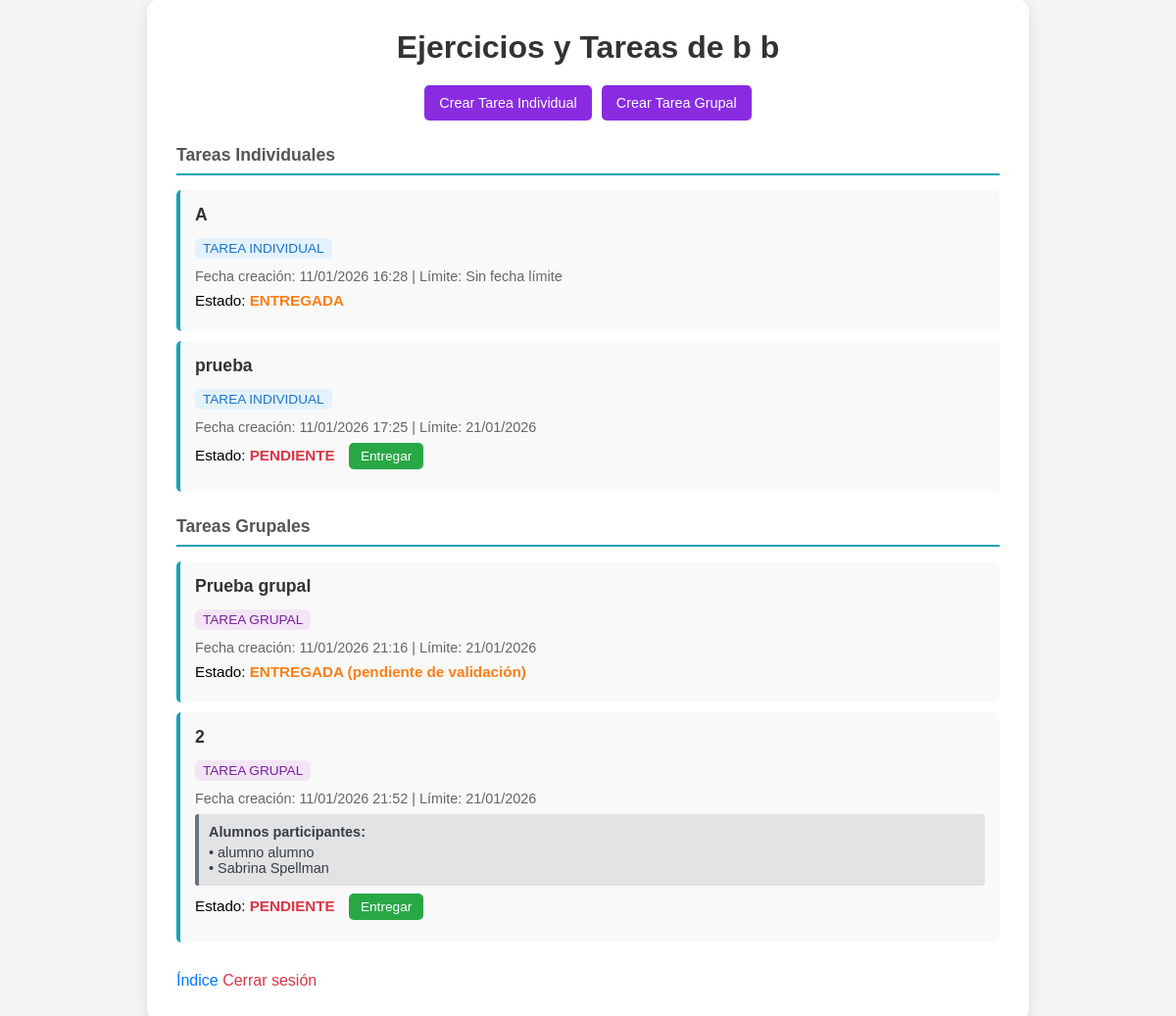
Before: /ejercicios-alumnos/ (signed in) with the older database file.
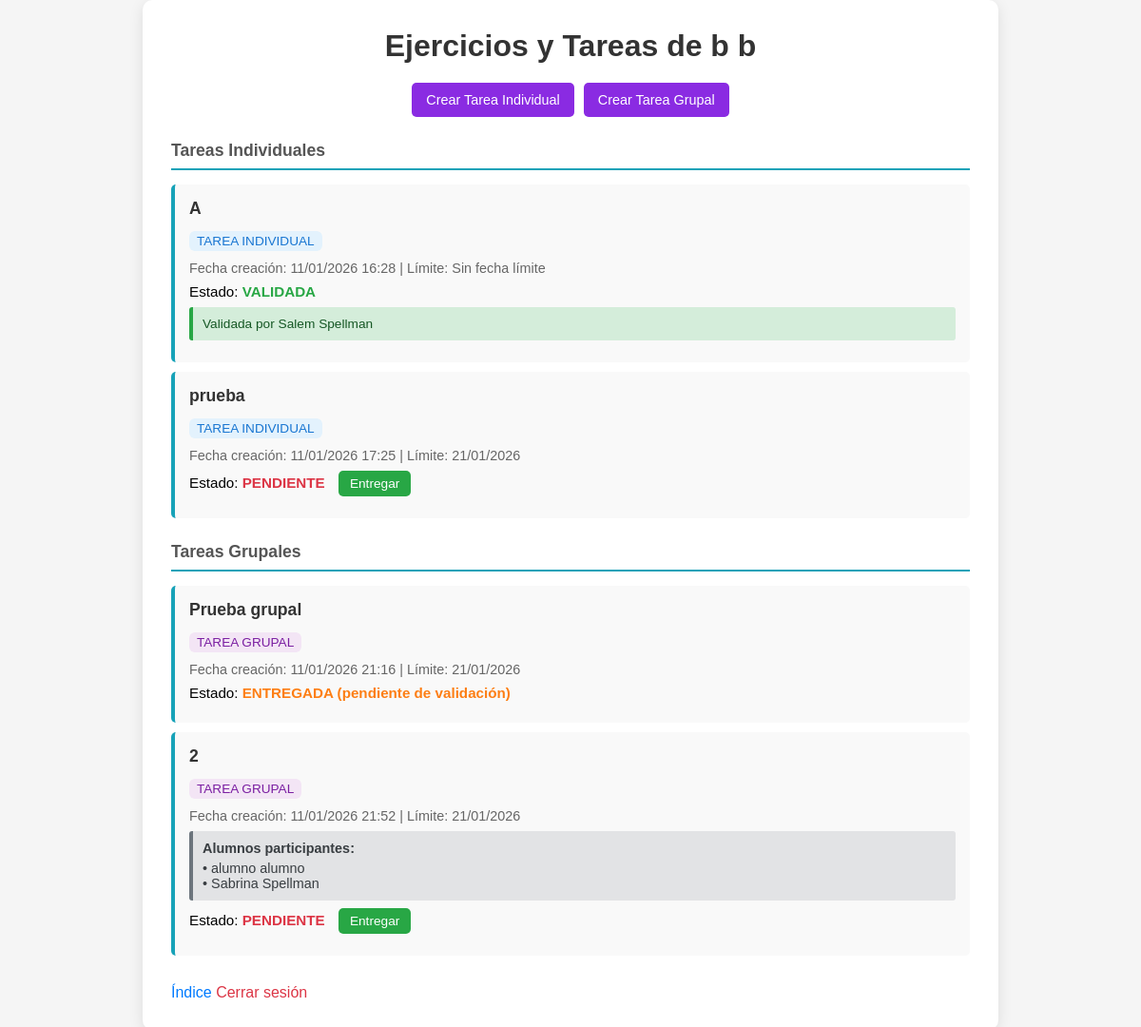
After: the same page with the newer database file.
### Aplicaciones/models.py (models this page shows, shortened)
class Tarea(models.Model):
    TIPO_CHOICES = (
        ('INDIVIDUAL', 'Individual'),
        ('GRUPAL', 'Grupal'),
        ('EVALUABLE', 'Evaluable'),
    )
    titulo = models.CharField(max_length=200)
    descripcion = models.TextField()
    tipo = models.CharField(max_length=20, choices=TIPO_CHOICES)
    evaluacion = models.BooleanField(default=False)
    validada = models.BooleanField(default=False)
    profesor_validar = models.ForeignKey(Usuario, on_delete=models.SET_NULL, null=True, blank=True, related_name='tareas_validadas')
    completada = models.BooleanField(default=False)
    crear = models.ForeignKey(Usuario, on_delete=models.CASCADE, related_name='tareas_creadas', null=True, blank=True)
    fecha_creacion = models.DateTimeField(auto_now_add=True, null=True, blank=True)
    fecha_final = models.DateField(null=True, blank=True)
    alumnos_participantes = models.ManyToManyField(Usuario, related_name='tareas_participante', blank=True, limit_choices_to={'rol': 'ALUMNO'})

class Usuario(AbstractUser):
    ROL_CHOICES = (
        ('ALUMNO', 'Alumno'),
        ('PROFESOR', 'Profesor'),
    )
    rol = models.CharField(max_length=10, choices=ROL_CHOICES)

### Aplicaciones/views.py (the view)
# urls.py: path('ejercicios-alumnos/', views.ejercicios_alumnos, name='ejercicios_alumnos'),
def ejercicios_alumnos(request):
    if not request.user.is_authenticated:
        return redirect('login')
    tareas_individuales = Tarea.objects.filter(tipo='INDIVIDUAL').select_related('crear', 'profesor_validar')
    tareas_grupales = (
        Tarea.objects.filter(tipo='GRUPAL')
        .select_related('crear', 'profesor_validar')
        .prefetch_related('alumnos_participantes')
    )
    context = {
        'alumno': request.user,
        'tareas_individuales': tareas_individuales,
        'tareas_grupales': tareas_grupales
    }
    return render(request, 'Aplicaciones/ejercicios_alumnos.html', context)

### Aplicaciones/templates/Aplicaciones/ejercicios_alumnos.html (shortened to what the changed rows need)
<!DOCTYPE html>
<html>
<head>
</head>
<body>
    <div class="container">
        <h1>Ejercicios y Tareas de {{ alumno.first_name }} {{ alumno.last_name }}</h1>
        <ul>
            {% for tarea in tareas_individuales %}
                <li>
                    <div class="tarea-titulo">{{ tarea.titulo }}</div>
                    <span class="tarea-badge badge-individual">TAREA INDIVIDUAL</span>
                    <div class="tarea-info">
                        Fecha creación: {{ tarea.fecha_creacion|date:"d/m/Y H:i"|default:"-" }} |
                        Límite: {{ tarea.fecha_final|date:"d/m/Y"|default:"Sin fecha límite" }}
                    </div>
                    <div class="estado">
                        Estado:
                        {% if tarea.validada %}
                            <span class="estado-validada">VALIDADA</span>
                            {% if tarea.profesor_validar %}
                                <div class="profesor-validador">
                                    Validada por {{ tarea.profesor_validar.first_name }} {{ tarea.profesor_validar.last_name }}
                                </div>
                            {% endif %}
                        {% elif tarea.completada and tarea.evaluacion %}
                            <span class="estado-completada">ENTREGADA (pendiente de validación)</span>
                        {% elif tarea.completada %}
                            <span class="estado-completada">ENTREGADA</span>
                        {% else %}
                            <span class="estado-pendiente">PENDIENTE</span>
                            <a href="{% url 'validar_tarea' tarea.id %}" class="btn-entregar">Entregar</a>
                        {% endif %}
                    </div>
                </li>
            {% empty %}
                <li class="empty-message">No hay tareas individuales registradas.</li>
            {% endfor %}
        </ul>
    </div>
</body>
</html>

Changed rows visible on the page:
changed Tarea "Sin fecha límite": profesor_validar.first_name (not shown) → "Salem"; profesor_validar.last_name (not shown) → "Spellman"; validada "ENTREGADA" → "VALIDADA Validada por"
